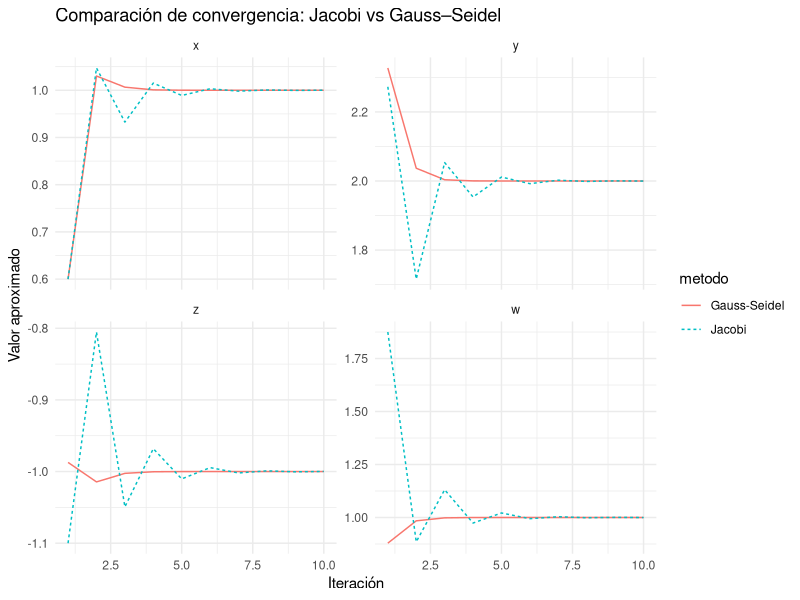
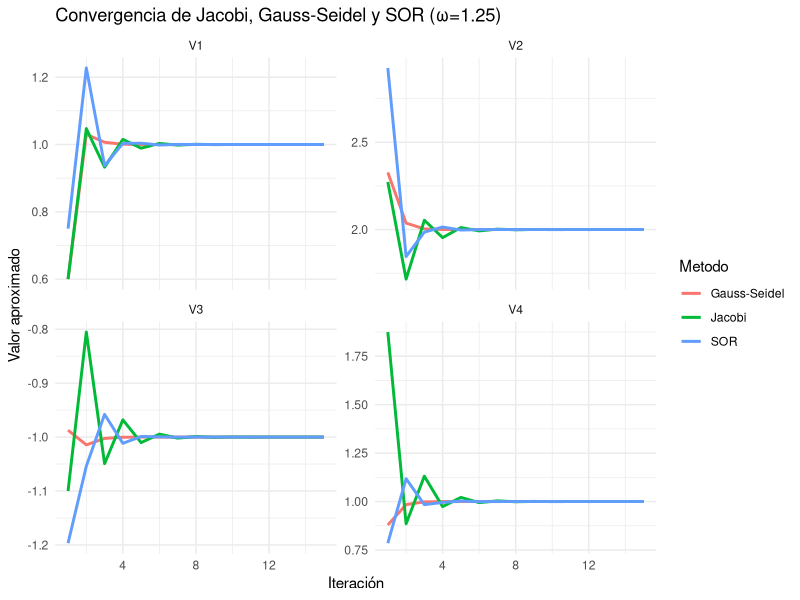
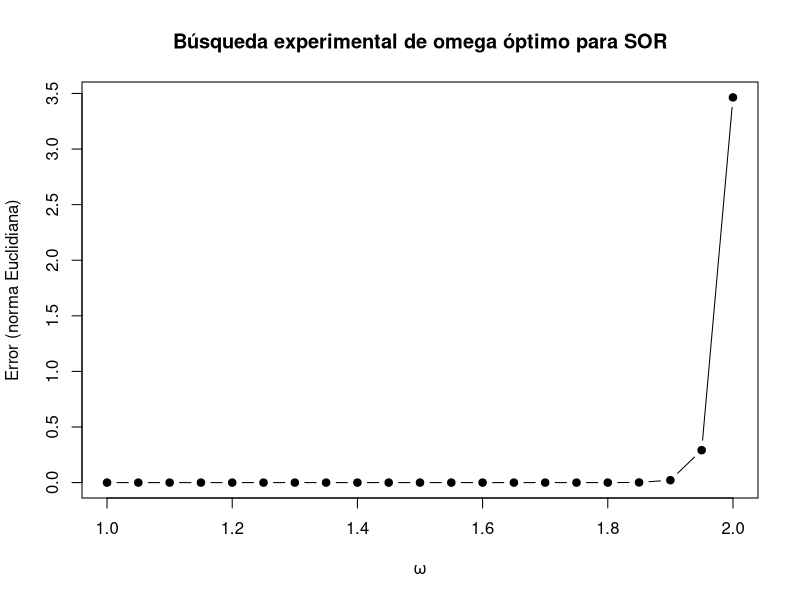
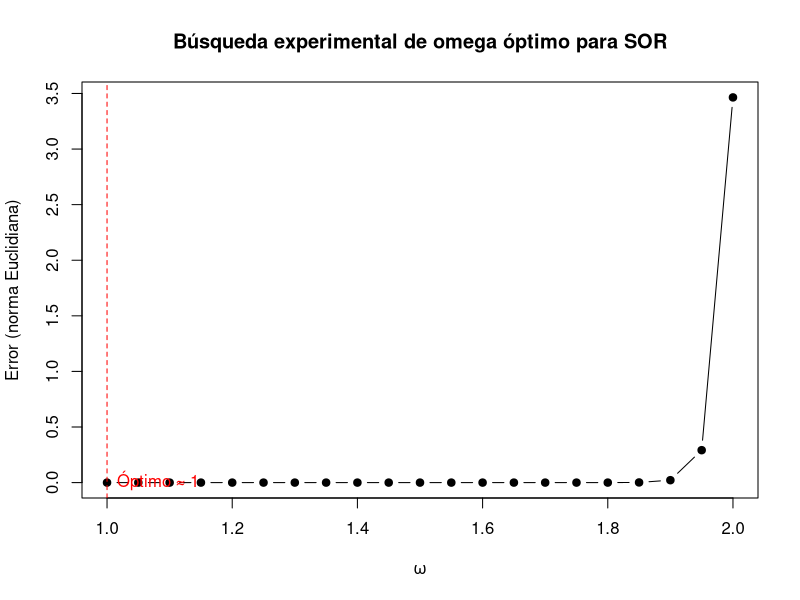

These figures' R source, in order:
## ---- chunk 1
knitr::opts_chunk$set(echo = TRUE)
## ---- chunk 2
# Matriz de coeficientes
A <- matrix(c(2, 1, -1,
              -1, 3, 2,
               1, 2, 3), nrow = 3, byrow = TRUE)

# Vector de términos independientes
b <- c(1, 12, 7)

# Matriz aumentada
Ab <- cbind(A, b)
Ab

## ---- chunk 3
gauss_pivoteo_parcial <- function(Ab) {
  n <- nrow(Ab)
  
  for (k in 1:(n-1)) {
    cat("\n--- Paso", k, "---\n")
    cat("Submatriz desde fila", k, "para pivoteo parcial:\n")
    print(Ab[k:n, k])
    
    # Pivoteo parcial
    max_index <- which.max(abs(Ab[k:n, k])) + k - 1
    cat("Fila con máximo pivote en columna", k, ":", max_index, "\n")
    
    # Intercambiar filas si es necesario
    if (max_index != k) {
      cat("Intercambiando fila", k, "con fila", max_index, "\n")
      temp <- Ab[k, ]
      Ab[k, ] <- Ab[max_index, ]
      Ab[max_index, ] <- temp
    } else {
      cat("No se requiere intercambio de filas.\n")
    }
    
    cat("Matriz después del pivoteo:\n")
    print(Ab)
    
    # Eliminación hacia abajo
    for (i in (k+1):n) {
      factor <- Ab[i, k] / Ab[k, k]
      cat("Eliminando fila", i, "usando fila", k, "con factor =", factor, "\n")
      Ab[i, k:ncol(Ab)] <- Ab[i, k:ncol(Ab)] - factor * Ab[k, k:ncol(Ab)]
      print(Ab)
    }
  }
  
  cat("\nMatriz triangular superior final:\n")
  print(Ab)
  
  return(Ab)
}

Ab_triangular <- gauss_pivoteo_parcial(Ab)


## ---- chunk 4
sustitucion_regresiva <- function(Ab) {
  n <- nrow(Ab)
  x <- numeric(n)
  
  cat("\n--- Sustitución regresiva ---\n")
  for (i in n:1) {
    if (i == n) {
      x[i] <- Ab[i, n+1] / Ab[i, i]
      cat("x[", i, "] = ", Ab[i, n+1], "/", Ab[i, i], " = ", x[i], "\n")
    } else {
      suma <- sum(Ab[i, (i+1):n] * x[(i+1):n])
      x[i] <- (Ab[i, n+1] - suma) / Ab[i, i]
      cat("x[", i, "] = (", Ab[i, n+1], " - ", suma, ") / ", Ab[i, i], " = ", x[i], "\n")
    }
  }
  return(x)
}

solucion <- sustitucion_regresiva(Ab_triangular)

## ---- chunk 5
cat("\n--- Solución final del sistema ---\n")
cat("x =", solucion[1], "\n")
cat("y =", solucion[2], "\n")
cat("z =", solucion[3], "\n")


## ---- chunk 6

A <- matrix(c(10, 2, 1,
              2, 20, 2,
              1, 2, 30), nrow = 3, byrow = TRUE)
b <- c(7, 9, 12)

# Matriz aumentada
Ab <- cbind(A, b)
cat("Matriz aumentada inicial:\n")
print(Ab)
## ---- chunk 7
gauss_escalamiento <- function(Ab) {
  n <- nrow(Ab)
  s <- apply(abs(Ab[, 1:n]), 1, max)  # Escalamiento por fila
  cat("Factores de escalamiento por fila:\n")
  print(s)
  
  for (k in 1:(n-1)) {
    cat("\n--- Paso", k, "---\n")
    
    # Escalamiento: comparar valores normalizados
    razones <- abs(Ab[k:n, k]) / s[k:n]
    max_index <- which.max(razones) + k - 1
    
    cat("Razones para elegir pivote (|a_ik| / s_i):\n")
    print(razones)
    cat("Fila con mejor pivote escalado:", max_index, "\n")
    
    # Intercambio de filas si es necesario
    if (max_index != k) {
      cat("Intercambiando fila", k, "con fila", max_index, "\n")
      temp <- Ab[k, ]
      Ab[k, ] <- Ab[max_index, ]
      Ab[max_index, ] <- temp
      
      # También intercambiar escalamiento
      temp_s <- s[k]
      s[k] <- s[max_index]
      s[max_index] <- temp_s
    } else {
      cat("No se requiere intercambio de filas.\n")
    }
    
    cat("Matriz después del pivoteo escalado:\n")
    print(Ab)
    
    # Eliminación
    for (i in (k+1):n) {
      factor <- Ab[i, k] / Ab[k, k]
      cat("Eliminando fila", i, "usando fila", k, "con factor =", factor, "\n")
      Ab[i, k:ncol(Ab)] <- Ab[i, k:ncol(Ab)] - factor * Ab[k, k:ncol(Ab)]
      print(Ab)
    }
  }
  
  cat("\nMatriz triangular superior final:\n")
  print(Ab)
  return(Ab)
}

Ab_triangular <- gauss_escalamiento(Ab)


## ---- chunk 8
sustitucion_regresiva <- function(Ab) {
  n <- nrow(Ab)
  x <- numeric(n)
  
  cat("\n--- Sustitución regresiva ---\n")
  for (i in n:1) {
    if (i == n) {
      x[i] <- Ab[i, n+1] / Ab[i, i]
      cat("x[", i, "] = ", Ab[i, n+1], "/", Ab[i, i], " = ", x[i], "\n")
    } else {
      suma <- sum(Ab[i, (i+1):n] * x[(i+1):n])
      x[i] <- (Ab[i, n+1] - suma) / Ab[i, i]
      cat("x[", i, "] = (", Ab[i, n+1], " - ", suma, ") / ", Ab[i, i], " = ", x[i], "\n")
    }
  }
  return(x)
}

solucion <- sustitucion_regresiva(Ab_triangular)

cat("\n--- Solución del sistema ---\n")
cat("x =", solucion[1], "\n")
cat("y =", solucion[2], "\n")
cat("z =", solucion[3], "\n")

## ---- chunk 9
A <- matrix(c(25, 15, -5,
              15, 18,  0,
              -5,  0, 11), nrow = 3, byrow = TRUE)

b <- c(35, 33, 6)

cat("Matriz A:\n")
print(A)

cat("\nVector b:\n")
print(b)

## ---- chunk 10
is_symmetric <- all(A == t(A))
cat("¿La matriz A es simétrica? ", is_symmetric, "\n")

eigenvalues <- eigen(A)$values
cat("Valores propios de A:\n")
print(eigenvalues)

is_positive_definite <- all(eigenvalues > 0)
cat("¿La matriz A es definida positiva? ", is_positive_definite, "\n")

## ---- chunk 11
cholesky_manual <- function(A) {
  n <- nrow(A)
  L <- matrix(0, n, n)
  
  for (i in 1:n) {
    for (j in 1:i) {
      sum_k <- sum(L[i, 1:(j-1)] * L[j, 1:(j-1)])
      if (i == j) {
        L[i, j] <- sqrt(A[i, i] - sum_k)
        cat("L[", i, ",", j, "] = sqrt(", A[i, i], " - ", sum_k, ") = ", L[i, j], "\n")
      } else {
        L[i, j] <- (A[i, j] - sum_k) / L[j, j]
        cat("L[", i, ",", j, "] = (", A[i, j], " - ", sum_k, ") / ", L[j, j], " = ", L[i, j], "\n")
      }
    }
  }
  
  cat("\nMatriz L:\n")
  print(L)
  
  return(L)
}

L <- cholesky_manual(A)


## ---- chunk 12
sustitucion_progresiva <- function(L, b) {
  n <- length(b)
  y <- numeric(n)
  
  for (i in 1:n) {
    y[i] <- (b[i] - sum(L[i, 1:(i-1)] * y[1:(i-1)])) / L[i, i]
    cat("y[", i, "] = (", b[i], " - ", sum(L[i, 1:(i-1)] * y[1:(i-1)]), ") / ", L[i, i], " = ", y[i], "\n")
  }
  
  return(y)
}

y <- sustitucion_progresiva(L, b)


## ---- chunk 13
sustitucion_regresiva <- function(U, y) {
  n <- length(y)
  x <- numeric(n)
  
  for (i in n:1) {
    if (i == n) {
      x[i] <- y[i] / U[i, i]
      cat("x[", i, "] = ", y[i], " / ", U[i, i], " = ", x[i], "\n")
    } else {
      suma <- sum(U[i, (i+1):n] * x[(i+1):n])
      x[i] <- (y[i] - suma) / U[i, i]
      cat("x[", i, "] = (", y[i], " - ", suma, ") / ", U[i, i], " = ", x[i], "\n")
    }
  }
  
  return(x)
}


x <- sustitucion_regresiva(t(L), y)
cat("\n--- Solución final del sistema Ax = b ---\n")
cat("x =", x[1], "\n")
cat("y =", x[2], "\n")
cat("z =", x[3], "\n")


## ---- chunk 14
A <- matrix(c(10, -1, 2, 0,
              -1, 11, -1, 3,
              2, -1, 10, -1,
              0, 3, -1, 8), nrow = 4, byrow = TRUE)

b <- c(6, 25, -11, 15)

# Condición inicial
x0 <- c(0, 0, 0, 0)

cat("Matriz A:\n")
print(A)

cat("\nVector b:\n")
print(b)

cat("\nCondición inicial x^(0):\n")
print(x0)

## ---- chunk 15
jacobi <- function(A, b, x0, iteraciones) {
  n <- length(b)
  x_ant <- x0
  x_nuevo <- numeric(n)
  
  for (k in 1:iteraciones) {
    cat("\n--- Iteración", k, "---\n")
    for (i in 1:n) {
      suma <- sum(A[i, -i] * x_ant[-i])
      x_nuevo[i] <- (b[i] - suma) / A[i, i]
      cat("x[", i, "] = (", b[i], " - ", suma, ") / ", A[i, i], " = ", x_nuevo[i], "\n")
    }
    x_ant <- x_nuevo
    cat("x^(", k, ") = ", x_nuevo, "\n")
  }
  
  return(x_nuevo)
}

# Ejecutar 3 iteraciones
x_aprox <- jacobi(A, b, x0, 3)


## ---- chunk 16

cat("\n--- Aproximación después de 3 iteraciones ---\n")
cat("x =", x_aprox[1], "\n")
cat("y =", x_aprox[2], "\n")
cat("z =", x_aprox[3], "\n")
cat("w =", x_aprox[4], "\n")

## ---- chunk 17
# Matriz A del sistema
A <- matrix(c(10, -1, 2, 0,
              -1, 11, -1, 3,
              2, -1, 10, -1,
              0, 3, -1, 8), nrow = 4, byrow = TRUE)

# Vector b
b <- c(6, 25, -11, 15)

# Condición inicial
x0 <- c(0, 0, 0, 0)

cat("Matriz A:\n")
print(A)

cat("\nVector b:\n")
print(b)

cat("\nCondición inicial x^(0):\n")
print(x0)

## ---- chunk 18
jacobi <- function(A, b, x0, iteraciones) {
  n <- length(b)
  x_ant <- x0
  x_nuevo <- numeric(n)
  historial <- matrix(0, nrow = iteraciones, ncol = n)
  
  for (k in 1:iteraciones) {
    for (i in 1:n) {
      suma <- sum(A[i, -i] * x_ant[-i])
      x_nuevo[i] <- (b[i] - suma) / A[i, i]
    }
    x_ant <- x_nuevo
    historial[k, ] <- x_nuevo
  }
  return(historial)
}

jacobi_result <- jacobi(A, b, x0, 10)


## ---- chunk 19
gauss_seidel <- function(A, b, x0, iteraciones) {
  n <- length(b)
  x <- x0
  historial <- matrix(0, nrow = iteraciones, ncol = n)
  
  for (k in 1:iteraciones) {
    for (i in 1:n) {
      suma1 <- if (i > 1) sum(A[i, 1:(i-1)] * x[1:(i-1)]) else 0
      suma2 <- if (i < n) sum(A[i, (i+1):n] * x0[(i+1):n]) else 0
      x[i] <- (b[i] - suma1 - suma2) / A[i, i]
    }
    x0 <- x
    historial[k, ] <- x
  }
  return(historial)
}

# Ejecutar Gauss-Seidel por 10 iteraciones
gs_result <- gauss_seidel(A, b, x0, 10)


## ---- chunk 20
# Mostrar las 10 iteraciones de ambos métodos
iteraciones <- 1:10
colnames(jacobi_result) <- c("x", "y", "z", "w")
colnames(gs_result) <- c("x", "y", "z", "w")

cat("\n--- Comparación de iteraciones ---\n")
resultado_comparado <- cbind(iter = iteraciones, 
                              Jacobi = round(jacobi_result, 5), 
                              GaussSeidel = round(gs_result, 5))
print(resultado_comparado)


## ---- chunk 21

if (!require(ggplot2)) install.packages("ggplot2", dependencies=TRUE)
library(ggplot2)


df_jacobi <- as.data.frame(jacobi_result)
df_jacobi$iter <- 1:nrow(df_jacobi)
df_jacobi$metodo <- "Jacobi"

df_gs <- as.data.frame(gs_result)
df_gs$iter <- 1:nrow(df_gs)
df_gs$metodo <- "Gauss-Seidel"

df_total <- rbind(df_jacobi, df_gs)
df_melt <- reshape2::melt(df_total, id.vars = c("iter", "metodo"))

# Graficar
ggplot(df_melt, aes(x = iter, y = value, color = metodo, linetype = metodo)) +
  geom_line() +
  facet_wrap(~variable, scales = "free_y") +
  labs(title = "Comparación de convergencia: Jacobi vs Gauss–Seidel",
       x = "Iteración", y = "Valor aproximado") +
  theme_minimal()

## ---- chunk 22
A <- matrix(c(10, -1, 2, 0,
              -1, 11, -1, 3,
              2, -1, 10, -1,
              0, 3, -1, 8), nrow = 4, byrow = TRUE)
b <- c(6, 25, -11, 15)
x0 <- c(0, 0, 0, 0)


## ---- chunk 23

# Jacobi
jacobi <- function(A, b, x0, iter) {
  n <- length(b)
  x_old <- x0
  hist <- matrix(0, nrow = iter, ncol = n)
  
  for (k in 1:iter) {
    x_new <- numeric(n)
    for (i in 1:n) {
      suma <- sum(A[i, -i] * x_old[-i])
      x_new[i] <- (b[i] - suma) / A[i, i]
    }
    x_old <- x_new
    hist[k, ] <- x_new
  }
  return(hist)
}

# Gauss-Seidel
gauss_seidel <- function(A, b, x0, iter) {
  n <- length(b)
  x <- x0
  hist <- matrix(0, nrow = iter, ncol = n)
  
  for (k in 1:iter) {
    for (i in 1:n) {
      suma1 <- if (i > 1) sum(A[i, 1:(i-1)] * x[1:(i-1)]) else 0
      suma2 <- if (i < n) sum(A[i, (i+1):n] * x0[(i+1):n]) else 0
      x[i] <- (b[i] - suma1 - suma2) / A[i, i]
    }
    x0 <- x
    hist[k, ] <- x
  }
  return(hist)
}

# SOR
sor <- function(A, b, x0, omega, iter) {
  n <- length(b)
  x <- x0
  hist <- matrix(0, nrow = iter, ncol = n)
  
  for (k in 1:iter) {
    for (i in 1:n) {
      suma1 <- if (i > 1) sum(A[i, 1:(i-1)] * x[1:(i-1)]) else 0
      suma2 <- if (i < n) sum(A[i, (i+1):n] * x0[(i+1):n]) else 0
      x_new_i <- (b[i] - suma1 - suma2) / A[i, i]
      x[i] <- (1 - omega) * x0[i] + omega * x_new_i
    }
    x0 <- x
    hist[k, ] <- x
  }
  return(hist)
}


## ---- chunk 24
iter <- 15  # número de iteraciones

jacobi_res <- jacobi(A, b, x0, iter)
gs_res <- gauss_seidel(A, b, x0, iter)
sor_res <- sor(A, b, x0, omega = 1.25, iter)


## ---- chunk 25
library(knitr)
df <- data.frame(
  Iteracion = 1:iter,
  Jacobi_x = round(jacobi_res[,1], 5),
  GS_x = round(gs_res[,1], 5),
  SOR_x = round(sor_res[,1], 5),
  Jacobi_y = round(jacobi_res[,2], 5),
  GS_y = round(gs_res[,2], 5),
  SOR_y = round(sor_res[,2], 5),
  Jacobi_z = round(jacobi_res[,3], 5),
  GS_z = round(gs_res[,3], 5),
  SOR_z = round(sor_res[,3], 5),
  Jacobi_w = round(jacobi_res[,4], 5),
  GS_w = round(gs_res[,4], 5),
  SOR_w = round(sor_res[,4], 5)
)

kable(df, caption = "Comparación de valores por iteración para Jacobi, GS y SOR")


## ---- chunk 26
library(ggplot2)
library(reshape2)

# Convertir datos a formato largo para ggplot
to_df <- function(mat, metodo) {
  df <- as.data.frame(mat)
  df$Iteracion <- 1:nrow(df)
  df$Metodo <- metodo
  df_melt <- melt(df, id.vars = c("Iteracion", "Metodo"))
  return(df_melt)
}

df_jacobi <- to_df(jacobi_res, "Jacobi")
df_gs <- to_df(gs_res, "Gauss-Seidel")
df_sor <- to_df(sor_res, "SOR")

df_total <- rbind(df_jacobi, df_gs, df_sor)

ggplot(df_total, aes(x = Iteracion, y = value, color = Metodo)) +
  geom_line(size = 1) +
  facet_wrap(~variable, scales = "free_y") +
  labs(title = "Convergencia de Jacobi, Gauss-Seidel y SOR (ω=1.25)",
       y = "Valor aproximado", x = "Iteración") +
  theme_minimal()


## ---- chunk 27
# Matriz y vector del sistema
A <- matrix(c(10, -1, 2, 0,
              -1, 11, -1, 3,
              2, -1, 10, -1,
              0, 3, -1, 8), nrow = 4, byrow = TRUE)
b <- c(6, 25, -11, 15)
x0 <- rep(0, 4)

# Función SOR del código anterior
sor <- function(A, b, x0, omega, iter) {
  n <- length(b)
  x <- x0
  for (k in 1:iter) {
    for (i in 1:n) {
      suma1 <- if (i > 1) sum(A[i, 1:(i-1)] * x[1:(i-1)]) else 0
      suma2 <- if (i < n) sum(A[i, (i+1):n] * x0[(i+1):n]) else 0
      x_new_i <- (b[i] - suma1 - suma2) / A[i, i]
      x[i] <- (1 - omega) * x0[i] + omega * x_new_i
    }
    x0 <- x
  }
  return(x)
}

# Solución exacta para comparar (usamos solve)
x_exact <- solve(A, b)

# Probar valores omega de 1 a 2 en pasos de 0.05
omega_vals <- seq(1, 2, by = 0.05)
iter <- 50  # número fijo de iteraciones para comparar

# Almacenar errores
errors <- numeric(length(omega_vals))

for (i in seq_along(omega_vals)) {
  omega <- omega_vals[i]
  x_approx <- sor(A, b, x0, omega, iter)
  errors[i] <- sqrt(sum((x_approx - x_exact)^2))  # norma euclidiana del error
}

# Mostrar resultados ordenados por error
resultado <- data.frame(omega = omega_vals, error = errors)
resultado_ordenado <- resultado[order(resultado$error), ]
print(head(resultado_ordenado, 5))

# Graficar error vs omega
plot(resultado$omega, resultado$error, type = "b", pch = 19,
     xlab = expression(omega), ylab = "Error (norma Euclidiana)",
     main = "Búsqueda experimental de omega óptimo para SOR")

## ---- chunk 28
A <- matrix(c(10, -1, 2, 0,
              -1, 11, -1, 3,
              2, -1, 10, -1,
              0, 3, -1, 8), nrow = 4, byrow = TRUE)
b <- c(6, 25, -11, 15)
x0 <- rep(0, 4)  # vector inicial
## ---- chunk 29
sor <- function(A, b, x0, omega, iter) {
  n <- length(b)
  x <- x0
  for (k in 1:iter) {
    for (i in 1:n) {
      suma1 <- if (i > 1) sum(A[i, 1:(i-1)] * x[1:(i-1)]) else 0
      suma2 <- if (i < n) sum(A[i, (i+1):n] * x0[(i+1):n]) else 0
      x_new_i <- (b[i] - suma1 - suma2) / A[i, i]
      x[i] <- (1 - omega) * x0[i] + omega * x_new_i
    }
    x0 <- x
  }
  return(x)
}

## ---- chunk 30
x_exact <- solve(A, b)
x_exact

## ---- chunk 31
omega_vals <- seq(1, 2, by = 0.05)
iter <- 50
errors <- numeric(length(omega_vals))

for (i in seq_along(omega_vals)) {
  omega <- omega_vals[i]
  x_approx <- sor(A, b, x0, omega, iter)
  errors[i] <- sqrt(sum((x_approx - x_exact)^2))  # error Euclidiano
}

resultado <- data.frame(Omega = omega_vals, Error = errors)
resultado_ordenado <- resultado[order(resultado$Error), ]
resultado_ordenado[1:5, ]


## ---- chunk 32
plot(resultado$Omega, resultado$Error, type = "b", pch = 19,
     xlab = expression(omega), ylab = "Error (norma Euclidiana)",
     main = "Búsqueda experimental de omega óptimo para SOR")
abline(v = resultado_ordenado$Omega[1], col = "red", lty = 2)
text(resultado_ordenado$Omega[1], min(resultado$Error),
     labels = paste0("Óptimo ≈ ", round(resultado_ordenado$Omega[1], 3)),
     pos = 4, col = "red")

## ---- chunk 33
A <- matrix(c(4, 1,
              1, 3), nrow = 2, byrow = TRUE)
b <- c(9, 7)

## ---- chunk 34
D <- diag(diag(A))

L <- A
L[upper.tri(L, diag = TRUE)] <- 0

U <- A
U[lower.tri(U, diag = TRUE)] <- 0

D_inv <- solve(D)

T_J <- -D_inv %*% (L + U)
c_J <- D_inv %*% b

T_J
c_J

## ---- chunk 35
eigenvals <- eigen(T_J)$values
rho_TJ <- max(abs(eigenvals))
rho_TJ

## ---- chunk 36
if (rho_TJ < 1) {
  cat("El método de Jacobi converge porque rho(T_J) =", round(rho_TJ, 4), "< 1")
} else {
  cat("El método de Jacobi NO converge porque rho(T_J) =", round(rho_TJ, 4), "≥ 1")
}

## ---- chunk 37
set.seed(123)  # Para reproducibilidad

n <- 5

# Generar matriz aleatoria de enteros entre -10 y 10
M_int <- matrix(sample(-10:10, n^2, replace=TRUE), n, n)

# Construir matriz simétrica definida positiva sumando M_int^T * M_int + identidad
A <- t(M_int) %*% M_int + diag(n)

# El resultado es simétrico, definida positiva y con entradas enteras

# Vector b con enteros también (por ejemplo entre -10 y 10)
b <- sample(-10:10, n, replace=TRUE)

# Mostrar matriz y vector
A
b
## ---- chunk 38
gauss_seidel <- function(A, b, x0=NULL, iterations=20) {
  n <- length(b)
  if (is.null(x0)) x0 <- rep(0, n)
  x <- x0
  for (k in 1:iterations) {
    for (i in 1:n) {
      sum1 <- if(i > 1) sum(A[i, 1:(i-1)] * x[1:(i-1)]) else 0
      sum2 <- if(i < n) sum(A[i, (i+1):n] * x[(i+1):n]) else 0
      x[i] <- (b[i] - sum1 - sum2) / A[i, i]
    }
  }
  return(x)
}

## ---- chunk 39
library(Matrix)

start_lu <- Sys.time()
lu_decomp <- lu(Matrix(A))
x_lu <- solve(lu_decomp, b)
end_lu <- Sys.time()

tiempo_lu <- end_lu - start_lu
tiempo_lu

## ---- chunk 40
start_chol <- Sys.time()
chol_decomp <- chol(A)
x_chol <- backsolve(chol_decomp, forwardsolve(t(chol_decomp), b))
end_chol <- Sys.time()

tiempo_chol <- end_chol - start_chol
tiempo_chol

## ---- chunk 41
start_gs <- Sys.time()
x_gs <- gauss_seidel(A, b, iterations=20)
end_gs <- Sys.time()

tiempo_gs <- end_gs - start_gs
tiempo_gs

## ---- chunk 42
x_exact <- solve(A, b)

error_lu <- norm(x_lu - x_exact, type="2") / norm(x_exact, type="2")
error_chol <- norm(x_chol - x_exact, type="2") / norm(x_exact, type="2")
error_gs <- norm(x_gs - x_exact, type="2") / norm(x_exact, type="2")

data.frame(
  Metodo = c("LU", "Cholesky", "Gauss-Seidel"),
  Tiempo_seg = c(as.numeric(tiempo_lu, units="secs"),
                 as.numeric(tiempo_chol, units="secs"),
                 as.numeric(tiempo_gs, units="secs")),
  Error_relativo = c(error_lu, error_chol, error_gs)
)

